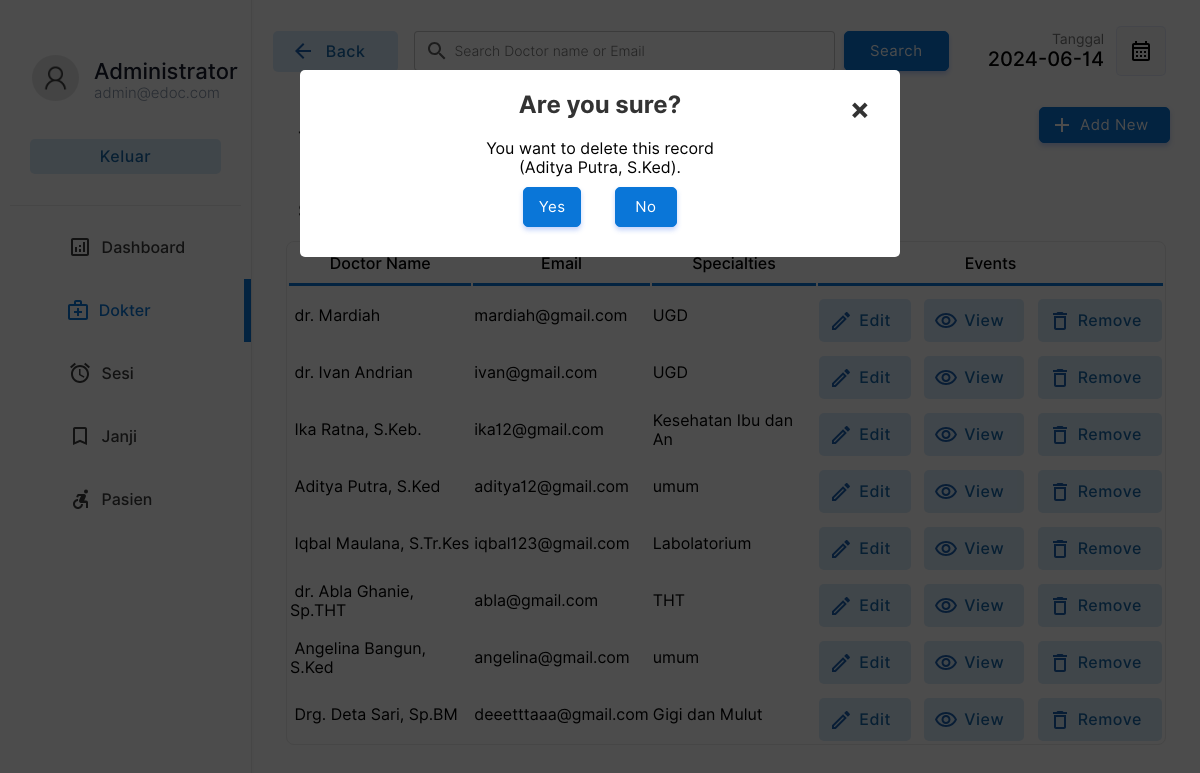
Page /doctor/doctors.php?action=drop&id=6&name=Aditya Putra, S.Ked (signed in) on the committed database.
### tables this page shows
CREATE TABLE `doctor` (
  `docid` int(11) NOT NULL,
  `docemail` varchar(255) DEFAULT NULL,
  `docname` varchar(255) DEFAULT NULL,
  `docpassword` varchar(255) DEFAULT NULL,
  `docnic` varchar(15) DEFAULT NULL,
  `doctel` varchar(15) DEFAULT NULL,
  `specialties` int(2) DEFAULT NULL
);

CREATE TABLE `specialties` (
  `id` int(2) NOT NULL,
  `sname` varchar(50) DEFAULT NULL
);

### doctor/doctors.php (the view, shortened to what the rows shown need)
<!DOCTYPE html>
<html lang="en">
<head>
    <link rel="stylesheet" href="../css/animations.css">
    <link rel="stylesheet" href="../css/main.css">
    <link rel="stylesheet" href="../css/admin.css">
</head>
<body>
    <?php
    include("../connection.php");
    ?>
        <div class="dash-body">
            <table border="0" width="100%" style=" border-spacing: 0;margin:0;padding:0;margin-top:25px; ">
                <?php
                    if($_POST){
                        $keyword=$_POST["search"];
                        $sqlmain= "select * from doctor where docemail='$keyword' or docname='$keyword' or docname like '$keyword%' or docname like '%$keyword' or docname like '%$keyword%'";
                    }else{
                        $sqlmain= "select * from doctor order by docid desc";
                    }
                ?>
                <tr>
                   <td colspan="4">
                       <center>
                        <div class="abc scroll">
                        <table width="93%" class="sub-table scrolldown" border="0">
                        <thead>
                        <tr>
                                <th class="table-headin">
                                Doctor Name
                                </th>
                                <th class="table-headin">
                                    Email
                                </th>
                                <th class="table-headin">
                                    Specialties
                                </th>
                                <th class="table-headin">
                                    Events
                                </tr>
                        </thead>
                        <tbody>
                            <?php
                                $result= $database->query($sqlmain);
                                if($result->num_rows==0){
                                    echo '<tr>
                                    <td colspan="4">
                                    <br><br><br><br>
                                    <center>
                                    <img src="../img/notfound.svg" width="25%">
                                    <br>
                                    <p class="heading-main12" style="margin-left: 45px;font-size:20px;color:rgb(49, 49, 49)">Tidak ada hasil yang sesuai dengan kata kunci Anda!</p>
                                    <a class="non-style-link" href="doctors.php"><button  class="login-btn btn-primary-soft btn"  style="display: flex;justify-content: center;align-items: center;margin-left:20px;">&nbsp; Lihat semua Dokter &nbsp;</font></button>
                                    </a>
                                    </center>
                                    <br><br><br><br>
                                    </td>
                                    </tr>';
                                }
                                else{
                                for ( $x=0; $x<$result->num_rows;$x++){
                                    $row=$result->fetch_assoc();
                                    $docid=$row["docid"];
                                    $name=$row["docname"];
                                    $email=$row["docemail"];
                                    $spe=$row["specialties"];
                                    $spcil_res= $database->query("select sname from specialties where id='$spe'");
                                    $spcil_array= $spcil_res->fetch_assoc();
                                    $spcil_name=$spcil_array["sname"];
                                    echo '<tr>
                                        <td> &nbsp;'.
                                        substr($name,0,30)
                                        .'</td>
                                        <td>
                                        '.substr($email,0,20).'
                                        </td>
                                        <td>
                                            '.substr($spcil_name,0,20).'
                                        </td>
                                        <td>
                                        <div style="display:flex;justify-content: center;">
                                        <a href="?action=edit&id='.$docid.'&error=0" class="non-style-link"><button  class="btn-primary-soft btn button-icon btn-edit"  style="padding-left: 40px;padding-top: 12px;padding-bottom: 12px;margin-top: 10px;"><font class="tn-in-text">Edit</font></button></a>
                                        &nbsp;&nbsp;&nbsp;
                                        <a href="?action=view&id='.$docid.'" class="non-style-link"><button  class="btn-primary-soft btn button-icon btn-view"  style="padding-left: 40px;padding-top: 12px;padding-bottom: 12px;margin-top: 10px;"><font class="tn-in-text">View</font></button></a>
                                       &nbsp;&nbsp;&nbsp;
                                       <a href="?action=drop&id='.$docid.'&name='.$name.'" class="non-style-link"><button  class="btn-primary-soft btn button-icon btn-delete"  style="padding-left: 40px;padding-top: 12px;padding-bottom: 12px;margin-top: 10px;"><font class="tn-in-text">Remove</font></button></a>
                                        </div>
                                        </td>
                                    </tr>';
                                }
                            }
                            ?>
                            </tbody>
                        </table>
                        </div>
                        </center>
                   </td>
                </tr>
            </table>
        </div>
    <?php
    if($_GET){
        $id=$_GET["id"];
        $action=$_GET["action"];
        if($action=='drop'){
            $nameget=$_GET["name"];
            echo '
            <div id="popup1" class="overlay">
                    <div class="popup">
                    <center>
                        <h2>Are you sure?</h2>
                        <a class="close" href="doctors.php">&times;</a>
                        <div class="content">
                            You want to delete this record<br>('.substr($nameget,0,40).').
                        </div>
                        <div style="display: flex;justify-content: center;">
                        <a href="delete-doctor.php?id='.$id.'" class="non-style-link"><button  class="btn-primary btn"  style="display: flex;justify-content: center;align-items: center;margin:10px;padding:10px;"<font class="tn-in-text">&nbsp;Yes&nbsp;</font></button></a>&nbsp;&nbsp;&nbsp;
                        <a href="doctors.php" class="non-style-link"><button  class="btn-primary btn"  style="display: flex;justify-content: center;align-items: center;margin:10px;padding:10px;"><font class="tn-in-text">&nbsp;&nbsp;No&nbsp;&nbsp;</font></button></a>
                        </div>
                    </center>
            </div>
            </div>
            ';
        }elseif($action=='edit'){
            $sqlmain= "select * from doctor where docid='$id'";
            $result= $database->query($sqlmain);
            $row=$result->fetch_assoc();
            $name=$row["docname"];
            $email=$row["docemail"];
            $spe=$row["specialties"];
            $spcil_res= $database->query("select sname from specialties where id='$spe'");
            $spcil_array= $spcil_res->fetch_assoc();
            $spcil_name=$spcil_array["sname"];
            $tele=$row['doctel'];
            $error_1=$_GET["error"];
                $errorlist= array(
                    '1'=>'<label for="promter" class="form-label" style="color:rgb(255, 62, 62);text-align:center;">Already have an account for this Email address.</label>',
                    '2'=>'<label for="promter" class="form-label" style="color:rgb(255, 62, 62);text-align:center;">Password Conformation Error! Reconform Password</label>',
                    '3'=>'<label for="promter" class="form-label" style="color:rgb(255, 62, 62);text-align:center;"></label>',
                    '4'=>"",
                    '0'=>'',
                );
            if($error_1!='4'){
                    echo '
                    <div id="popup1" class="overlay">
                            <div class="popup">
                            <center>
                                <a class="close" href="doctors.php">&times;</a>
                                <div style="display: flex;justify-content: center;">
                                <div class="abc">
                                <table width="80%" class="sub-table scrolldown add-doc-form-container" border="0">
                                <tr>
                                        <td class="label-td" colspan="2">'.
                                            $errorlist[$error_1]
                                        .'</td>
                                    </tr>
                                    <tr>
                                        <td>
                                            <p style="padding: 0;margin: 0;text-align: left;font-size: 25px;font-weight: 500;">Edit Doctor Details.</p>
                                        Doctor ID : '.$id.' (Auto Generated)<br><br>
                                        </td>
                                    </tr>
                                    <tr>
                                        <td class="label-td" colspan="2">
                                            <form action="edit-doc.php" method="POST" class="add-new-form">
                                            <label for="Email" class="form-label">Email: </label>
                                            <input type="hidden" value="'.$id.'" name="id00">
                                        </td>
                                    </tr>
                                    <tr>
                                        <td class="label-td" colspan="2">
                                        <input type="email" name="email" class="input-text" placeholder="Email Address" value="'.$email.'" required><br>
                                        </td>
                                    </tr>
                                    <tr>
                                        <td class="label-td" colspan="2">
                                            <label for="name" class="form-label">Name: </label>
                                        </td>
                                    </tr>
                                    <tr>
                                        <td class="label-td" colspan="2">
                                            <input type="text" name="name" class="input-text" placeholder="Nama Dokter" value="'.$name.'" required><br>
                                        </td>
                                    </tr>
                                    <tr>
                                        <td class="label-td" colspan="2">
                                            <label for="Tele" class="form-label">Telephone: </label>
                                        </td>
                                    </tr>
                                    <tr>
                                        <td class="label-td" colspan="2">
                                            <input type="tel" name="Tele" class="input-text" placeholder="Nomor Telpon" value="'.$tele.'" required><br>
                                        </td>
                                    </tr>
                                    <tr>
                                        <td class="label-td" colspan="2">
                                            <label for="spec" class="form-label">Pilih spesialis: (Current'.$spcil_name.')</label>
                                        </td>
                                    </tr>
                                    <tr>
                                        <td class="label-td" colspan="2">
                                            <select name="spec" id="" class="box">';
                                                $list11 = $database->query("select  * from  specialties;");
                                                for ($y=0;$y<$list11->num_rows;$y++){
                                                    $row00=$list11->fetch_assoc();
                                                    $sn=$row00["sname"];
                                                    $id00=$row00["id"];
                                                    echo "<option value=".$id00.">$sn</option><br/>";
                                                };
                                echo     '       </select><br><br>
                                        </td>
                                    </tr>
                                    <tr>
                                        <td class="label-td" colspan="2">
                                            <label for="password" class="form-label">Password: </label>
                                        </td>
                                    </tr>
                                    <tr>
                                        <td class="label-td" colspan="2">
                                            <input type="password" name="password" class="input-text" placeholder="Defind a Password" required><br>
                                        </td>
                                    </tr><tr>
                                        <td class="label-td" colspan="2">
                                            <label for="cpassword" class="form-label">Conform Password: </label>
                                        </td>
                                    </tr>
                                    <tr>
                                        <td class="label-td" colspan="2">
                                            <input type="password" name="cpassword" class="input-text" placeholder="Conform Password" required><br>
                                        </td>
                                    </tr>
                                    <tr>
                                        <td colspan="2">
                                            <input type="reset" value="Reset" class="login-btn btn-primary-soft btn" >&nbsp;&nbsp;&nbsp;&nbsp;&nbsp;
                                            <input type="submit" value="Save" class="login-btn btn-primary btn">
                                        </td>
                                    </tr>
                                    </form>
                                    </tr>
                                </table>
                                </div>
                                </div>
                            </center>
                            <br><br>
                    </div>
                    </div>
                    ';
        }; };
    };
?>
</body>
</html>

### rows in the picture
doctor: docname "dr. Mardiah", docemail "mardiah@gmail.com", specialties.sname "UGD"
doctor: docname "dr. Ivan Andrian", docemail "ivan@gmail.com", specialties.sname "UGD"
doctor: docname "Ika Ratna, S.Keb.", docemail "ika12@gmail.com", specialties.sname "Kesehatan Ibu dan An"
doctor: docname "Aditya Putra, S.Ked", docemail "aditya12@gmail.com", specialties.sname "umum"
doctor: docname "Iqbal Maulana, S.Tr.Kes", docemail "iqbal123@gmail.com", specialties.sname "Labolatorium"
doctor: docname "dr. Abla Ghanie, Sp.THT", docemail "abla@gmail.com", specialties.sname "THT"
doctor: docname "Angelina Bangun, S.Ked", docemail "angelina@gmail.com", specialties.sname "umum"
doctor: docname "Drg. Deta Sari, Sp.BM", docemail "deeetttaaa@gmail.com", specialties.sname "Gigi dan Mulut"

### other values in the picture
substr($nameget,0,40) "Aditya Putra, S.Ked"
